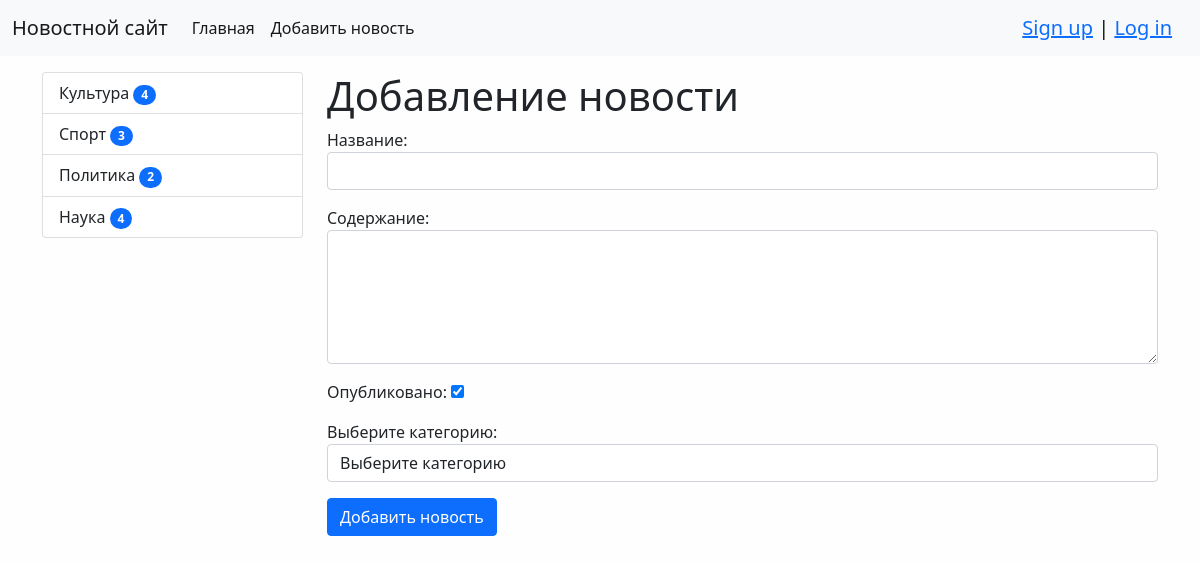
The page /news/add_news/ (signed in) on the database its author committed.
### news/models.py (models this page shows)
class Category(models.Model):
    title = models.CharField(max_length=150, verbose_name='Наименование', db_index=True)
    class Meta:
        verbose_name = 'Категория'
        verbose_name_plural = 'Категории'
        ordering = ['title']
    def __str__(self):
        return self.title
    def get_absolute_url(self):
        return reverse('index', kwargs={'category_id': self.pk})

### news/views.py (the view)
# urls.py: path('news/add_news/', CreateNews.as_view(), name='add_news'),
class CreateNews(LoginRequiredMixin, CreateView):
    form_class = NewsForm
    template_name = 'news/add_news.html'
    login_url = '/admin/'  # Вариант перенаправления, если пользователь неавторизован

### news/forms.py (shortened to what this page needs)
class NewsForm(forms.ModelForm):
    def __init__(self, *args, **kwargs):
        super(NewsForm, self).__init__(*args, **kwargs)
        self.fields['category'].empty_label = 'Выберите категорию'
    class Meta:
        model = News
        fields = ['title', 'content', 'is_published', 'category']
        widgets = {
            'title': forms.TextInput(attrs={"class": "form-control"}),
            'content': forms.Textarea(attrs={"class": "form-control", "rows": 5}),
            'category': forms.Select(attrs={"class": "form-control", "empty_label": 'sd'}),
        }
        labels = {
            'category': 'Выберите категорию'
        }

### news/templatetags/news_tags.py (called while the page is built)
@register.simple_tag()
def get_categories():
    return Category.objects.annotate(amount=Count('news', filter=F('news__is_published'))).filter(amount__gt=0)

### news/templates/news/add_news.html (shortened to what this page needs)
{% extends 'base.html' %}
{% block sidebar %}
{% include 'inc/_sidebar.html' %}
{% endblock sidebar %}
{% block content %}
<h1> Добавление новости </h1>
<form action="{% url 'add_news' %}" method="post">
    {{ form.as_p }}
    <button class="btn btn-primary btn-block" type="submit">Добавить новость</button>
</form>
{% endblock content %}

### templates/inc/_sidebar.html (shortened to what this page needs)
{% load news_tags %}
<div class="list-group">
    {% get_categories as categories %}
    {% for item in categories %}
    <a href="{{ item.get_absolute_url }}" class="list-group-item list-group-item-action">
        {{ item.title }} <span class="badge bg-primary rounded-pill">{{ item.amount }}</span>
    </a>
    {% endfor %}
</div>

### mysite/static/css/style.css (style rules this page uses)
body { background-color: #fefefe; }

### rows shown on the page
Category: title "Культура", amount "4"
Category: title "Спорт", amount "3"
Category: title "Политика", amount "2"
Category: title "Наука", amount "4"
